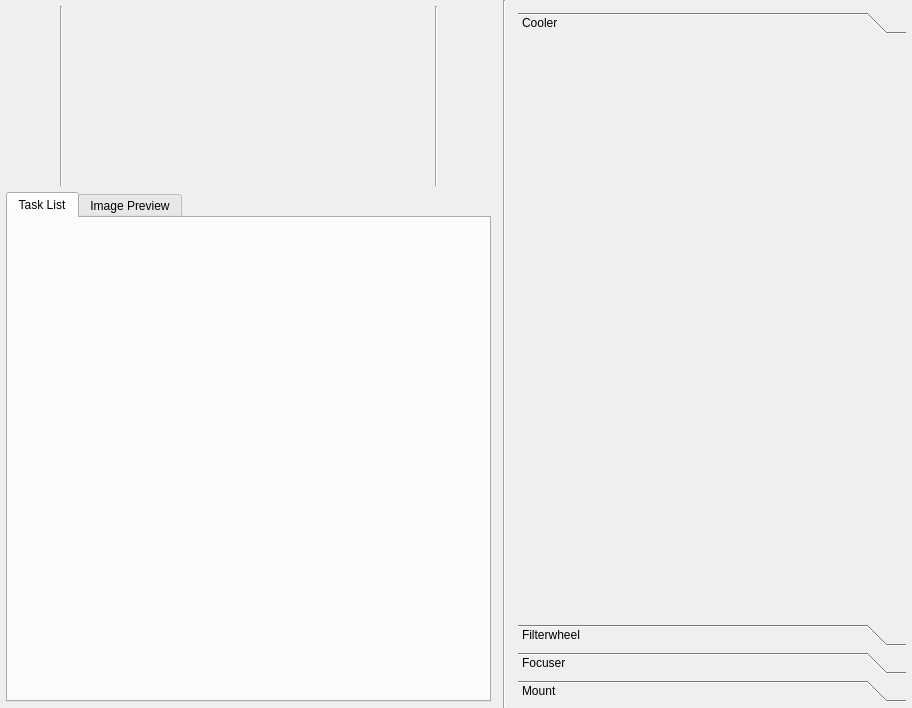
<?xml version="1.0" encoding="UTF-8"?>
<ui version="4.0">
 <class>snowgui::taskwindow</class>
 <widget class="QWidget" name="snowgui::taskwindow">
  <property name="geometry">
   <rect>
    <x>0</x>
    <y>0</y>
    <width>912</width>
    <height>708</height>
   </rect>
  </property>
  <property name="minimumSize">
   <size>
    <width>0</width>
    <height>0</height>
   </size>
  </property>
  <property name="windowTitle">
   <string>Form</string>
  </property>
  <layout class="QHBoxLayout" name="horizontalLayout">
   <property name="leftMargin">
    <number>0</number>
   </property>
   <property name="topMargin">
    <number>0</number>
   </property>
   <property name="rightMargin">
    <number>0</number>
   </property>
   <property name="bottomMargin">
    <number>0</number>
   </property>
   <item>
    <widget class="QWidget" name="taskcontrolWidget" native="true">
     <layout class="QVBoxLayout" name="verticalLayout_2">
      <property name="leftMargin">
       <number>6</number>
      </property>
      <property name="topMargin">
       <number>6</number>
      </property>
      <property name="rightMargin">
       <number>6</number>
      </property>
      <property name="bottomMargin">
       <number>6</number>
      </property>
      <item>
       <widget class="QWidget" name="taskcontrollerWidget" native="true">
        <property name="minimumSize">
         <size>
          <width>0</width>
          <height>180</height>
         </size>
        </property>
        <property name="maximumSize">
         <size>
          <width>16777215</width>
          <height>180</height>
         </size>
        </property>
        <layout class="QHBoxLayout" name="horizontalLayout_2">
         <property name="leftMargin">
          <number>0</number>
         </property>
         <property name="topMargin">
          <number>0</number>
         </property>
         <property name="rightMargin">
          <number>0</number>
         </property>
         <property name="bottomMargin">
          <number>0</number>
         </property>
         <item>
          <widget class="snowgui::taskstatuswidget" name="taskstatusWidget" native="true"/>
         </item>
         <item>
          <widget class="Line" name="line_3">
           <property name="orientation">
            <enum>Qt::Vertical</enum>
           </property>
          </widget>
         </item>
         <item>
          <widget class="snowgui::taskmonitorwidget" name="taskmonitorWidget" native="true">
           <property name="minimumSize">
            <size>
             <width>360</width>
             <height>0</height>
            </size>
           </property>
          </widget>
         </item>
         <item>
          <widget class="Line" name="line_2">
           <property name="orientation">
            <enum>Qt::Vertical</enum>
           </property>
          </widget>
         </item>
         <item>
          <widget class="snowgui::tasksubmissionwidget" name="tasksubmissionWidget" native="true"/>
         </item>
        </layout>
       </widget>
      </item>
      <item>
       <widget class="QTabWidget" name="feedbackWidget">
        <property name="currentIndex">
         <number>0</number>
        </property>
        <widget class="QWidget" name="tasklistWidget">
         <attribute name="title">
          <string>Task List</string>
         </attribute>
         <layout class="QHBoxLayout" name="horizontalLayout_4">
          <property name="leftMargin">
           <number>6</number>
          </property>
          <property name="topMargin">
           <number>6</number>
          </property>
          <property name="rightMargin">
           <number>6</number>
          </property>
          <property name="bottomMargin">
           <number>6</number>
          </property>
          <item>
           <widget class="snowgui::taskqueuemanagerwidget" name="taskqueuemanagerWidget" native="true"/>
          </item>
         </layout>
        </widget>
        <widget class="QWidget" name="imageWidget">
         <attribute name="title">
          <string>Image Preview</string>
         </attribute>
         <layout class="QHBoxLayout" name="horizontalLayout_3">
          <property name="leftMargin">
           <number>6</number>
          </property>
          <property name="topMargin">
           <number>6</number>
          </property>
          <property name="rightMargin">
           <number>6</number>
          </property>
          <property name="bottomMargin">
           <number>6</number>
          </property>
          <item>
           <widget class="snowgui::imagedisplaywidget" name="imagedisplayWidget" native="true"/>
          </item>
         </layout>
        </widget>
       </widget>
      </item>
     </layout>
    </widget>
   </item>
   <item>
    <widget class="Line" name="controlSeparator">
     <property name="orientation">
      <enum>Qt::Vertical</enum>
     </property>
    </widget>
   </item>
   <item>
    <widget class="QWidget" name="instrumentControlWidget" native="true">
     <property name="minimumSize">
      <size>
       <width>400</width>
       <height>0</height>
      </size>
     </property>
     <property name="maximumSize">
      <size>
       <width>400</width>
       <height>16777215</height>
      </size>
     </property>
     <layout class="QVBoxLayout" name="verticalLayout">
      <property name="leftMargin">
       <number>6</number>
      </property>
      <property name="topMargin">
       <number>6</number>
      </property>
      <property name="rightMargin">
       <number>6</number>
      </property>
      <property name="bottomMargin">
       <number>6</number>
      </property>
      <item>
       <widget class="snowgui::ccdcontrollerwidget" name="ccdcontrollerWidget" native="true"/>
      </item>
      <item>
       <widget class="QToolBox" name="toolBox">
        <property name="currentIndex">
         <number>0</number>
        </property>
        <widget class="snowgui::coolercontrollerwidget" name="coolercontrollerWidget">
         <property name="geometry">
          <rect>
           <x>0</x>
           <y>0</y>
           <width>388</width>
           <height>540</height>
          </rect>
         </property>
         <attribute name="label">
          <string>Cooler</string>
         </attribute>
        </widget>
        <widget class="snowgui::filterwheelcontrollerwidget" name="filterwheelcontrollerWidget">
         <property name="geometry">
          <rect>
           <x>0</x>
           <y>0</y>
           <width>98</width>
           <height>28</height>
          </rect>
         </property>
         <attribute name="label">
          <string>Filterwheel</string>
         </attribute>
        </widget>
        <widget class="snowgui::focusercontrollerwidget" name="focusercontrollerWidget">
         <property name="geometry">
          <rect>
           <x>0</x>
           <y>0</y>
           <width>98</width>
           <height>28</height>
          </rect>
         </property>
         <attribute name="label">
          <string>Focuser</string>
         </attribute>
        </widget>
        <widget class="snowgui::mountcontrollerwidget" name="mountcontrollerWidget">
         <property name="geometry">
          <rect>
           <x>0</x>
           <y>0</y>
           <width>98</width>
           <height>28</height>
          </rect>
         </property>
         <attribute name="label">
          <string>Mount</string>
         </attribute>
        </widget>
       </widget>
      </item>
     </layout>
    </widget>
   </item>
  </layout>
 </widget>
 <customwidgets>
  <customwidget>
   <class>snowgui::imagedisplaywidget</class>
   <extends>QWidget</extends>
   <header location="global">imagedisplaywidget.h</header>
   <container>1</container>
   <slots>
    <slot>rectangleSelected(astro::image::ImageRectangle)</slot>
   </slots>
  </customwidget>
  <customwidget>
   <class>snowgui::coolercontrollerwidget</class>
   <extends>QWidget</extends>
   <header location="global">coolercontrollerwidget.h</header>
   <container>1</container>
  </customwidget>
  <customwidget>
   <class>snowgui::filterwheelcontrollerwidget</class>
   <extends>QWidget</extends>
   <header location="global">filterwheelcontrollerwidget.h</header>
   <container>1</container>
  </customwidget>
  <customwidget>
   <class>snowgui::mountcontrollerwidget</class>
   <extends>QWidget</extends>
   <header location="global">mountcontrollerwidget.h</header>
   <container>1</container>
  </customwidget>
  <customwidget>
   <class>snowgui::ccdcontrollerwidget</class>
   <extends>QWidget</extends>
   <header location="global">ccdcontrollerwidget.h</header>
   <container>1</container>
   <slots>
    <signal>imageReceived()</signal>
   </slots>
  </customwidget>
  <customwidget>
   <class>snowgui::focusercontrollerwidget</class>
   <extends>QWidget</extends>
   <header location="global">focusercontrollerwidget.h</header>
   <container>1</container>
  </customwidget>
  <customwidget>
   <class>snowgui::taskstatuswidget</class>
   <extends>QWidget</extends>
   <header>taskstatuswidget.h</header>
   <container>1</container>
  </customwidget>
  <customwidget>
   <class>snowgui::tasksubmissionwidget</class>
   <extends>QWidget</extends>
   <header>tasksubmissionwidget.h</header>
   <container>1</container>
  </customwidget>
  <customwidget>
   <class>snowgui::taskmonitorwidget</class>
   <extends>QWidget</extends>
   <header>taskmonitorwidget.h</header>
   <container>1</container>
  </customwidget>
  <customwidget>
   <class>snowgui::taskqueuemanagerwidget</class>
   <extends>QWidget</extends>
   <header>taskqueuemanagerwidget.h</header>
   <container>1</container>
  </customwidget>
 </customwidgets>
 <resources/>
 <connections/>
</ui>
